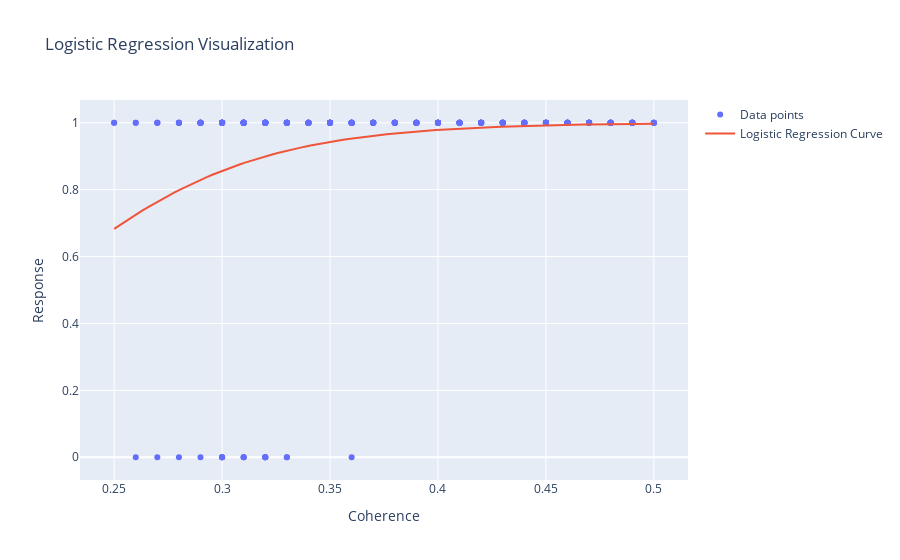

The code cell stored with this chart in its notebook:
### Code cell
visualize_logistic_regression(trial_data)
